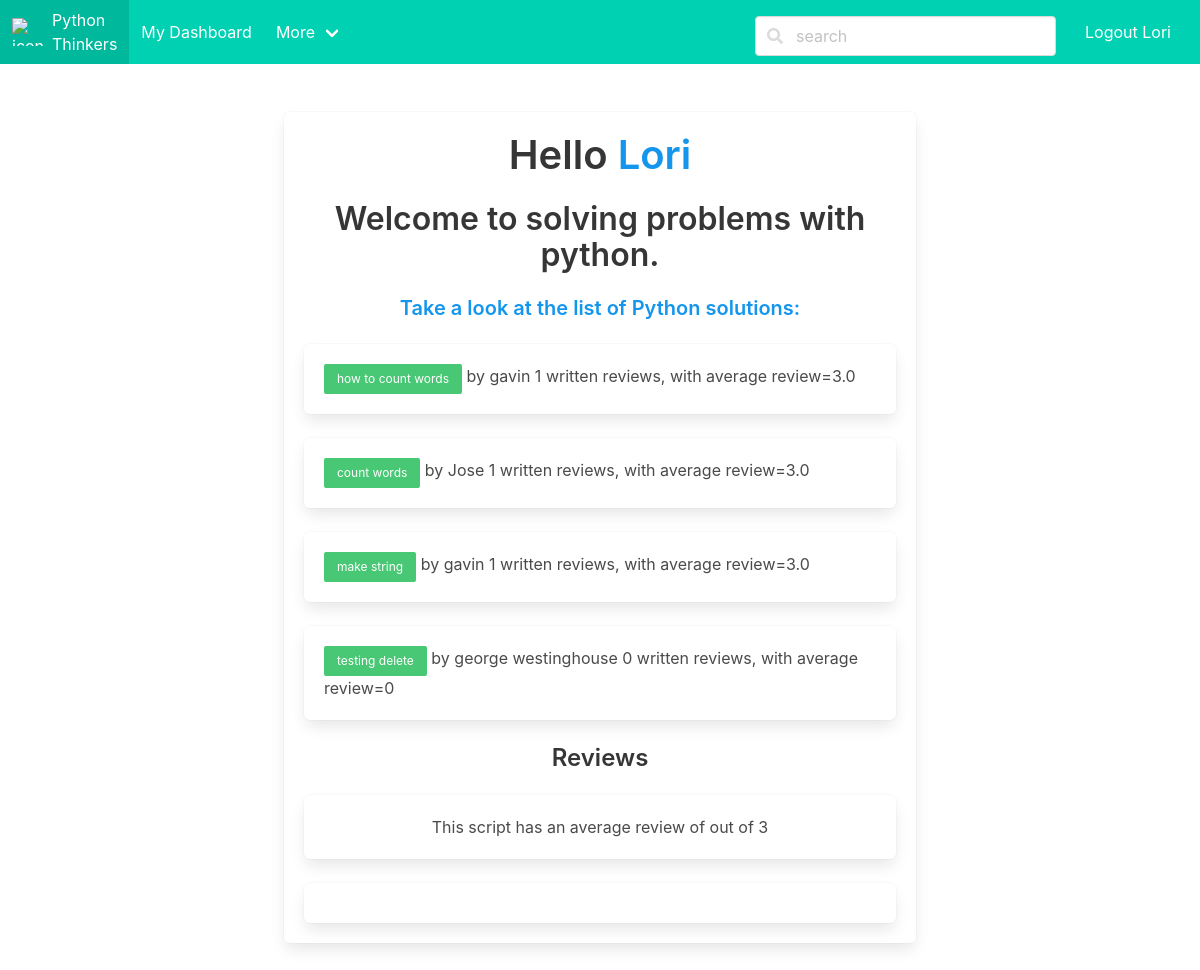
The app's page /scripts (signed in), older data.
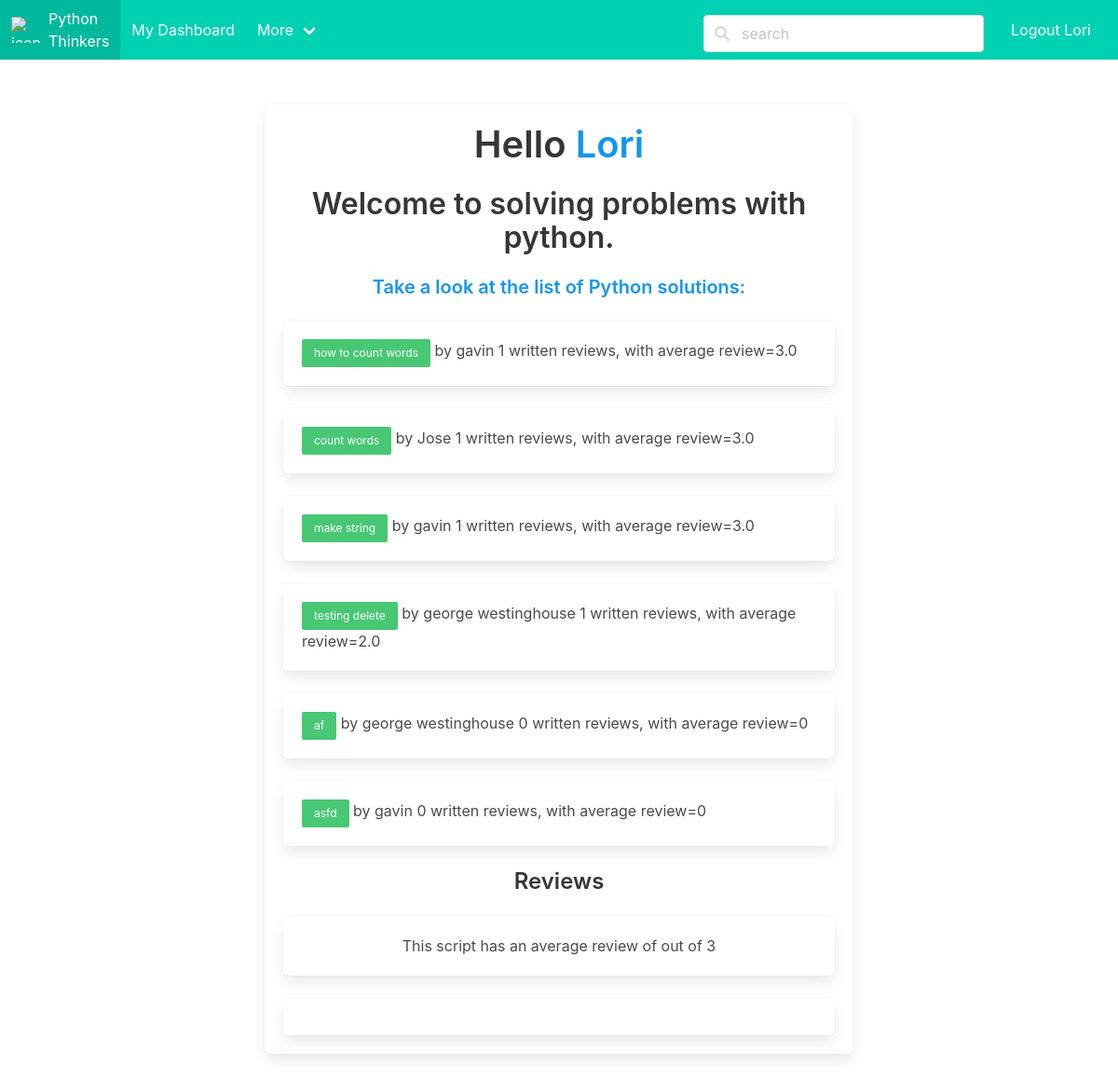
The same page, newer data.
### share/models.py (models this page shows, shortened)
class Script(models.Model):
    coder = models.ForeignKey(Coder, on_delete=models.CASCADE, null=True)
    problem = models.ForeignKey(Problem, on_delete=models.CASCADE, null=True)
    title = models.CharField(max_length=50, null=False, blank=False, unique=False)
    description = models.TextField(max_length=100, null=False, blank=False, unique=False)
    code = models.TextField(max_length=10000, unique=False)
    url = models.URLField(max_length=300, unique=False, blank=True)
    input = models.TextField(max_length=100, unique=False, blank=True)
    output = models.TextField(max_length=100, unique=False, blank=True)
    make_public = models.BooleanField(default=True)
    image = models.ImageField(upload_to='myscripts/', blank=True)  # add an image for the algorithm or flow chart
    working_code = models.BooleanField(default=True)
    created = models.DateField(auto_now_add=True)
    updated = models.DateField(auto_now=True)
    def num_of_reviews(self):
	       reviews = Review.objects.filter(script=self)
	       return len(reviews)
    def avg_review(self):
    		sum = 0
    		reviews = Review.objects.filter(script=self)
    		for r in reviews:
    			sum += r.stars
    		if len(reviews) > 0:
    			return sum / len(reviews)
    		else:
    			return 0

class Coder(models.Model):
    coder_yet = models.BooleanField(default=False)  # the user is not a coder yet
    user = models.OneToOneField(User, on_delete=models.CASCADE)
    created = models.DateField(auto_now_add=True)   # maybe redundant, user model has date_joined
    updated = models.DateField(auto_now=True)

class Review(models.Model):
	script = models.ForeignKey(Script, on_delete=models.CASCADE)
	coder = models.ForeignKey(Coder, on_delete=models.CASCADE)
	stars = models.IntegerField(validators=[MinValueValidator(1),MaxValueValidator(3)])
	feedback = models.TextField(max_length=200, unique=False, blank=True)
	class Meta:
		unique_together = (('coder', 'script'),)

### share/views.py (the view)
# urls.py: path('scripts',views.scripts, name='scripts'),
def scripts(request):
    if request.method == "GET":
        if request.user.is_authenticated:
            user = request.user
            scripts = Script.objects.all()
            return render(request, "share/scripts.html", {"user":user, "scripts": scripts})
        else:
            return redirect("share:login")
    else:
        return HttpResponse(status=500)

### share/templates/share/scripts.html (shortened to what this page needs)
{% extends "share/base.html" %}
{% block content %}
<div class="has-text-centered tile is-ancestor">
          <div style="margin: auto" class="tile is-8 is-parent">
              <div class="tile is-child box">
                  <h1 class="title is-2"> Hello <span style="color:#1496ed">{{ user.username }}</span> </h1>
           <h2 class="title is-3">Welcome to solving problems with python.</h2>
           <h4 class="title is-5" style="color:#1496ed">Take a look at the list of Python solutions: </h4>
{% for s in scripts %}
              <div class="box">
                  <div class="content" align="left">
                      <a class="button is-success is-small" href="{% url 'share:show_script' s.id %}">
                        {{ s.title }} </a> by {{ s.coder.user.username }}
                        {{ s.num_of_reviews }} written reviews, with average review={{s.avg_review}}
                  </div>
              </div>
{% endfor %}
  <h2 class="title is-4">Reviews</h2>
  <div class="box">
    This script has an average review of {{script.avg_review}} out of 3
  </div>
  <div class="box">
{% endblock content %}

### share/templates/share/base.html (shortened to what this page needs)
<!DOCTYPE html>
<html lang="en">
<head>
    {% load static %}
    <link rel="stylesheet" type="text/css" href="{% static 'share/bulma-0.8.0/css/bulma.css' %}"/>
    <link href="https://use.fontawesome.com/releases/v5.0.6/css/all.css" rel="stylesheet">
    <link rel="stylesheet" type="text/css" href="{% static 'share/main.css' %}"/>
</head>
<body>
  <nav class="navbar is-primary" role="navigation" aria-label="main navigation">
   <div class="navbar-brand">
        <a class="navbar-item" href="{% url 'share:index' %}">
            <img src="{% static 'share/images/thinking-face.png' %}" alt=" icon" width="40" height="60">
            Python <br>Thinkers
        </a>
    </div>
    <div id="navbarData" class="navbar-menu is-active" >
      <div class="navbar-start">
     <a class="navbar-item" href="{% url 'share:dashboard' %}">My Dashboard</a>
    <div class="navbar-item has-dropdown is-hoverable">
       <a class="navbar-link">
         More
       </a>
     </div>
   </div>
   <div class="navbar-end">
         <div class="navbar-item">
           <div class="buttons">
             {% if request.path == "/login" or request.path == "/loguser" %}
             <a class="button is-primary" href="{% url 'share:signup' %}">Signup</a>
              {% elif request.path == "/signup"  %}
              <a class="button is-primary" href="{% url 'share:login' %}">Login</a>
              {% else   %}
               <div class="navbar-item">
                      <form action="{% url 'share:search' %}" method="post">
                          <p class="control has-icons-left">
                              <input class="input" type="text" name="query" placeholder="search">
                              <span class="icon is-left">
                        </span>
                          </p>
                      </form>
                </div>
               <a class="button is-primary" href="{% url 'share:logout' %}">Logout {{user.username }}</a>
             {% endif %}
           </div>
         </div>
       </div>
     </div>
     </nav>
<section class="section">
    <div class="container">
        {% block content %} {% endblock content %}
</section>
</body>
</html>

Row changes from the older to the newer data that the page shows:
computed for Script "testing delete": num_of_reviews "0" → "1"; avg_review "0" → "2.0"
added Script: title "af", coder.user.username "george westinghouse", num_of_reviews "0", avg_review "0"
added Script: title "asfd", coder.user.username "gavin", num_of_reviews "0", avg_review "0"
